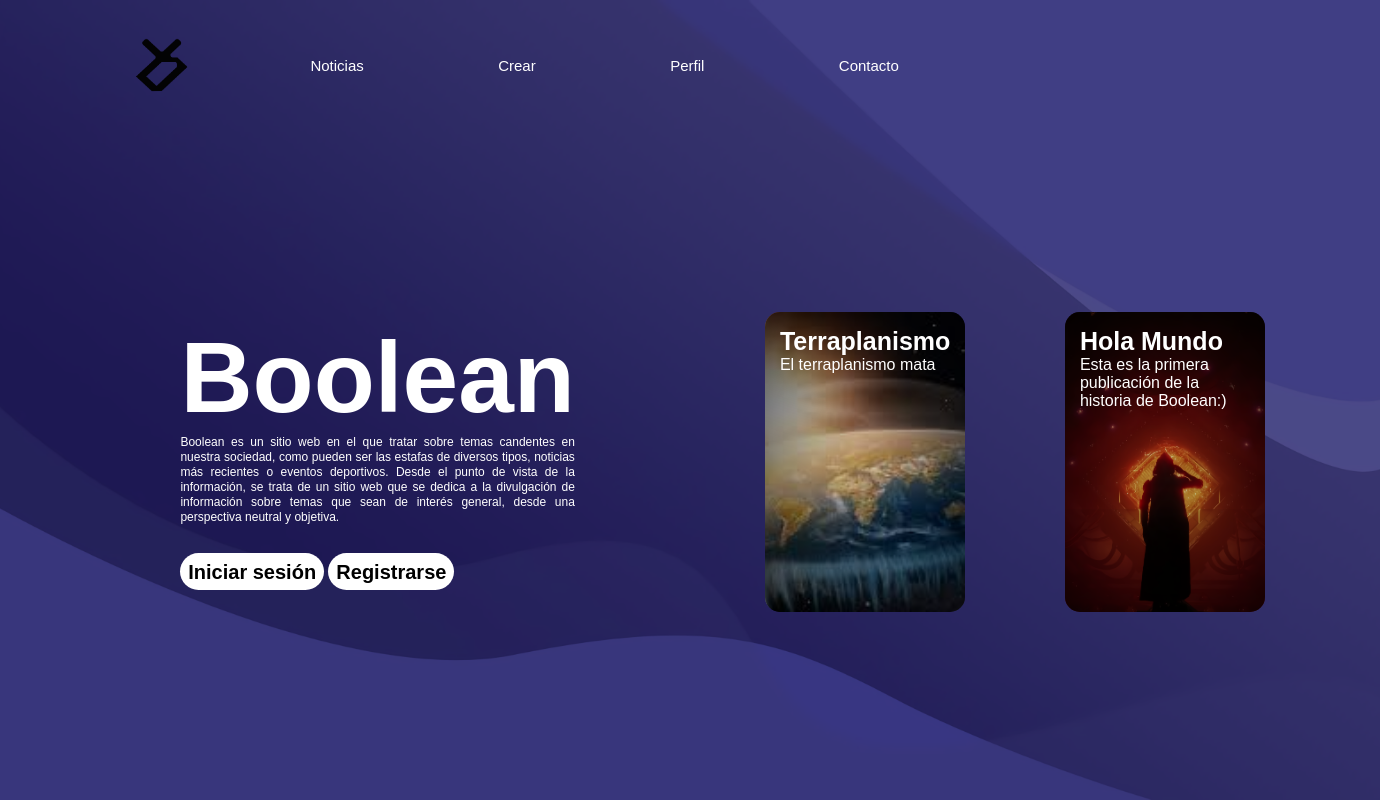
Page /Usuario/index.php on the committed database.
### tables this page shows
CREATE TABLE `noticia` (
  `id` int(11) NOT NULL,
  `id_user` int(11) NOT NULL,
  `titulo` varchar(30) NOT NULL,
  `descripcion` varchar(500) NOT NULL,
  `contenido` text NOT NULL,
  `imagen` varchar(200) NOT NULL
);

### Usuario/index.php (the view, shortened to what this page needs)
<?php
require("../Datos/conexion.php");
$sql = "SELECT * FROM noticia ORDER BY id DESC LIMIT 2";
$resultado = mysqli_query($conexion, $sql);
?>
<html>
<head>
    <link rel="stylesheet" type="text/css" href="estilos.css" title="style" />
</head>
<body>
    <div class="contenedor">
        <div class="navegacion">
            <a href = "./index.php"><img src="./imagenes/LogoDani-02.png" class="logo"/></a>
            <nav>
                <ul>
                    <li class="barra">
                        <a href="./noticias.php" class="decBarra">Noticias</a>
                    </li>
                    <li class="barra">
                        <a href="./crearNoticia.php" class="decBarra">Crear</a>
                    </li>
                    <li class="barra">
                        <a href="./perfil.php "class="decBarra">Perfil</a>
                    </li>
                    <li class="barra">
                        <a href="./contacto.php" class="decBarra">Contacto</a>
                    </li>
                </ul>
            </nav>
        </div>
        <main>
            <div class="columna">
                <h1 id="boolean">Boolean</h1>
                <p id="parrafo1">
                    Boolean es un sitio web en el que tratar sobre temas candentes en nuestra sociedad,
                    como pueden ser las estafas de diversos tipos, noticias más recientes o eventos deportivos. Desde el punto de vista de la
                    información, se trata de un sitio web que se dedica a la divulgación de información
                    sobre temas que sean de interés general, desde una perspectiva neutral y objetiva.
                </p>
                <br><br>
                <div id="botones">
                    <a href="./login.php" class="boton">Iniciar sesión</a>
                    <a href="./registro.php" class="boton">Registrarse</a>
                </div>
            </div>
            <div class="columna" id = "noticias">
                    <div class="arreglo">
                    <?php
                        if ($resultado) {
                            while ($fila = mysqli_fetch_array($resultado)) {
                    ?>
                        <a href = "./articulo.php?id=<?php echo $fila['id'] ?>">
                            <div class="wrapper" style="background-image: url('Resources/Noticias/<?php echo($fila['titulo'])?>/<?php echo($fila['imagen'])?>')">
                            <h5><?php echo($fila['titulo']) ?></h5>
                            <p>
                                <?php echo($fila['descripcion']) ?>
                            </p>
                            </div>
                        </a>
                        <?php
                            }
                        }
                        ?>
                    </div>
                </div>
            </div>
</body>
</html>

### Usuario/estilos.css (style rules this page uses)
* { padding: 0; margin: 0; font-family: Tahoma, sans-serif; background-repeat: no-repeat; }
.navegacion { display: flex; align-items: center; }
nav { flex: 1; text-align: right; color: white; }
nav ul li { list-style: none; margin-left: 70px; display: inline-block; }
.logo { width: 100px; cursor: pointer; }
.barra { border-radius: 10px; padding: 30px; }
.decBarra { text-decoration: none; color: white; font-size: 15px; }
.contenedor { width: 100%; background-image: url(./imagenes/website-background-image-size-psd-vector-photo_waifu2x_art_noise3_scale_tta_1.png); display: flex; flex-direction: row; flex-flow: wrap; background-size: cover; background-position: center; padding-left: 8%; padding-right: 8%; box-sizing: border-box; }
.boton { width: 100%; padding: 2%; background-color: rgb(255, 255, 255); border-radius: 30px; border: none; color: rgb(0, 0, 0); font-size: 20px; font-weight: bold; cursor: pointer; text-decoration: none; }
main { display: flex; flex: 1; justify-content: flex-end; align-items: center; height: 80%; }
.arreglo { display: flex; flex-direction: row; flex-flow: wrap; justify-content: space-around; align-items: center; width: 600px; height: 300px; }
#noticias { display: flex; flex-direction: column; align-items: center; justify-content: center; width: 100%; flex: 1; flex-basis: 60%; flex-direction: row; flex-flow: wrap; margin: 60px; padding: 10px; }
.columna { flex: 1; flex-basis: 50%; margin: 60px; padding: 10px; }
#boolean { color: rgb(255, 255, 255); font-size: 100px; }
#parrafo1 { color: white; text-align: justify; font-size: 12px; line-height: 15px; }
.wrapper { display: inline-block; cursor: pointer; width: 200px; height: 300px; border-radius: 15px; padding: 15px; box-sizing: border-box; margin: 10px 15px; box-shadow: inset 0 0 150px 2px rgb(0, 0, 0); background-position: center center; background-size: cover; background-repeat: no-repeat; transition: 0.5s; }
h5 { font-size: 25px; color: white; }
.wrapper p { color: white; }
body { background-color: rgb(250, 243, 243); }
body { display: flex; justify-content: center; }
h1 { color: rgb(255, 255, 255); font-size: 40px; }
body { background-image: url(./imagenes/website-background-image-size-psd-vector-photo_waifu2x_art_noise3_scale_tta_1.png); }

### rows in the picture
noticia: titulo "Terraplanismo", descripcion "El terraplanismo mata"
noticia: titulo+imagen (picture), titulo "Hola Mundo", descripcion "Esta es la primera publicación de la historia de Boolean:)"
